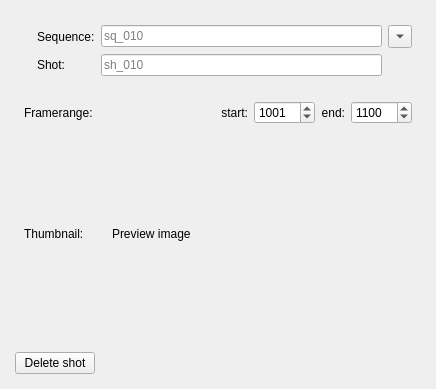
<?xml version="1.0" encoding="UTF-8"?>
<ui version="4.0">
 <class>dlg_EditShot</class>
 <widget class="QDialog" name="dlg_EditShot">
  <property name="geometry">
   <rect>
    <x>0</x>
    <y>0</y>
    <width>436</width>
    <height>389</height>
   </rect>
  </property>
  <property name="windowTitle">
   <string>Edit shot</string>
  </property>
  <layout class="QVBoxLayout" name="verticalLayout">
   <property name="spacing">
    <number>15</number>
   </property>
   <property name="leftMargin">
    <number>15</number>
   </property>
   <property name="topMargin">
    <number>15</number>
   </property>
   <property name="rightMargin">
    <number>15</number>
   </property>
   <property name="bottomMargin">
    <number>15</number>
   </property>
   <item>
    <widget class="QWidget" name="w_shotName" native="true">
     <layout class="QGridLayout" name="gridLayout">
      <property name="topMargin">
       <number>10</number>
      </property>
      <item row="0" column="3">
       <widget class="QToolButton" name="b_showSeq">
        <property name="maximumSize">
         <size>
          <width>25</width>
          <height>16777215</height>
         </size>
        </property>
        <property name="focusPolicy">
         <enum>Qt::NoFocus</enum>
        </property>
        <property name="toolTip">
         <string>Existing sequence names</string>
        </property>
        <property name="text">
         <string/>
        </property>
        <property name="arrowType">
         <enum>Qt::DownArrow</enum>
        </property>
       </widget>
      </item>
      <item row="0" column="1">
       <widget class="QLabel" name="l_seq">
        <property name="text">
         <string>Sequence:</string>
        </property>
       </widget>
      </item>
      <item row="0" column="2">
       <widget class="QLineEdit" name="e_sequence">
        <property name="placeholderText">
         <string>sq_010</string>
        </property>
       </widget>
      </item>
      <item row="1" column="2">
       <widget class="QLineEdit" name="e_shotName">
        <property name="placeholderText">
         <string>sh_010</string>
        </property>
       </widget>
      </item>
      <item row="1" column="1">
       <widget class="QLabel" name="l_shot">
        <property name="text">
         <string>Shot:</string>
        </property>
       </widget>
      </item>
      <item row="0" column="0">
       <widget class="QLabel" name="l_seqIcon">
        <property name="text">
         <string/>
        </property>
       </widget>
      </item>
      <item row="1" column="0">
       <widget class="QLabel" name="l_shotIcon">
        <property name="text">
         <string/>
        </property>
       </widget>
      </item>
     </layout>
    </widget>
   </item>
   <item>
    <widget class="QWidget" name="w_range" native="true">
     <layout class="QHBoxLayout" name="horizontalLayout">
      <property name="topMargin">
       <number>1</number>
      </property>
      <item>
       <widget class="QLabel" name="label_2">
        <property name="text">
         <string>Framerange:</string>
        </property>
       </widget>
      </item>
      <item>
       <spacer name="horizontalSpacer">
        <property name="orientation">
         <enum>Qt::Horizontal</enum>
        </property>
        <property name="sizeHint" stdset="0">
         <size>
          <width>40</width>
          <height>20</height>
         </size>
        </property>
       </spacer>
      </item>
      <item>
       <widget class="QLabel" name="label">
        <property name="text">
         <string>start:</string>
        </property>
        <property name="alignment">
         <set>Qt::AlignRight|Qt::AlignTrailing|Qt::AlignVCenter</set>
        </property>
       </widget>
      </item>
      <item>
       <widget class="QSpinBox" name="sp_startFrame">
        <property name="minimumSize">
         <size>
          <width>60</width>
          <height>0</height>
         </size>
        </property>
        <property name="maximum">
         <number>99999</number>
        </property>
        <property name="value">
         <number>1001</number>
        </property>
       </widget>
      </item>
      <item>
       <widget class="QLabel" name="label_3">
        <property name="layoutDirection">
         <enum>Qt::LeftToRight</enum>
        </property>
        <property name="text">
         <string>end:</string>
        </property>
        <property name="alignment">
         <set>Qt::AlignRight|Qt::AlignTrailing|Qt::AlignVCenter</set>
        </property>
       </widget>
      </item>
      <item>
       <widget class="QSpinBox" name="sp_endFrame">
        <property name="minimumSize">
         <size>
          <width>60</width>
          <height>0</height>
         </size>
        </property>
        <property name="maximum">
         <number>99999</number>
        </property>
        <property name="value">
         <number>1100</number>
        </property>
       </widget>
      </item>
     </layout>
    </widget>
   </item>
   <item>
    <widget class="QWidget" name="w_preview" native="true">
     <layout class="QHBoxLayout" name="horizontalLayout_2">
      <property name="spacing">
       <number>0</number>
      </property>
      <property name="topMargin">
       <number>1</number>
      </property>
      <item>
       <widget class="QLabel" name="label_5">
        <property name="text">
         <string>Thumbnail:</string>
        </property>
       </widget>
      </item>
      <item>
       <spacer name="horizontalSpacer_2">
        <property name="orientation">
         <enum>Qt::Horizontal</enum>
        </property>
        <property name="sizeHint" stdset="0">
         <size>
          <width>40</width>
          <height>20</height>
         </size>
        </property>
       </spacer>
      </item>
      <item>
       <widget class="QLabel" name="l_shotPreview">
        <property name="sizePolicy">
         <sizepolicy hsizetype="Fixed" vsizetype="Fixed">
          <horstretch>0</horstretch>
          <verstretch>0</verstretch>
         </sizepolicy>
        </property>
        <property name="minimumSize">
         <size>
          <width>300</width>
          <height>169</height>
         </size>
        </property>
        <property name="contextMenuPolicy">
         <enum>Qt::CustomContextMenu</enum>
        </property>
        <property name="text">
         <string>Preview image</string>
        </property>
       </widget>
      </item>
     </layout>
    </widget>
   </item>
   <item>
    <spacer name="verticalSpacer">
     <property name="orientation">
      <enum>Qt::Vertical</enum>
     </property>
     <property name="sizeHint" stdset="0">
      <size>
       <width>20</width>
       <height>40</height>
      </size>
     </property>
    </spacer>
   </item>
   <item>
    <widget class="QWidget" name="w_buttons" native="true">
     <layout class="QHBoxLayout" name="horizontalLayout_4">
      <property name="leftMargin">
       <number>0</number>
      </property>
      <property name="topMargin">
       <number>0</number>
      </property>
      <property name="rightMargin">
       <number>0</number>
      </property>
      <property name="bottomMargin">
       <number>0</number>
      </property>
      <item>
       <widget class="QPushButton" name="b_deleteShot">
        <property name="focusPolicy">
         <enum>Qt::NoFocus</enum>
        </property>
        <property name="text">
         <string>Delete shot</string>
        </property>
       </widget>
      </item>
      <item>
       <spacer name="horizontalSpacer_4">
        <property name="orientation">
         <enum>Qt::Horizontal</enum>
        </property>
        <property name="sizeHint" stdset="0">
         <size>
          <width>40</width>
          <height>20</height>
         </size>
        </property>
       </spacer>
      </item>
      <item>
       <widget class="QDialogButtonBox" name="buttonBox">
        <property name="orientation">
         <enum>Qt::Horizontal</enum>
        </property>
        <property name="standardButtons">
         <set>QDialogButtonBox::NoButton</set>
        </property>
        <property name="centerButtons">
         <bool>false</bool>
        </property>
       </widget>
      </item>
     </layout>
    </widget>
   </item>
  </layout>
 </widget>
 <tabstops>
  <tabstop>e_sequence</tabstop>
  <tabstop>b_showSeq</tabstop>
  <tabstop>sp_startFrame</tabstop>
  <tabstop>sp_endFrame</tabstop>
 </tabstops>
 <resources/>
 <connections/>
</ui>
